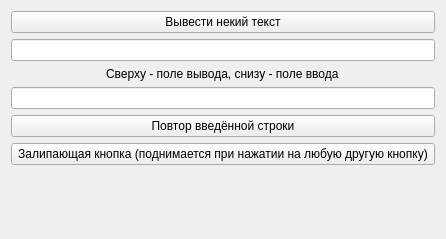
<?xml version="1.0" encoding="UTF-8"?>
<ui version="4.0">
 <class>QtWidgetsApplication1Class</class>
 <widget class="QMainWindow" name="QtWidgetsApplication1Class">
  <property name="geometry">
   <rect>
    <x>0</x>
    <y>0</y>
    <width>446</width>
    <height>239</height>
   </rect>
  </property>
  <property name="windowTitle">
   <string>QtWidgetsApplication1</string>
  </property>
  <widget class="QWidget" name="centralWidget">
   <layout class="QGridLayout" name="gridLayout_2">
    <item row="4" column="0">
     <widget class="QPushButton" name="pushButton_1">
      <property name="text">
       <string>Повтор введённой строки</string>
      </property>
     </widget>
    </item>
    <item row="2" column="0" alignment="Qt::AlignHCenter|Qt::AlignTop">
     <widget class="QLabel" name="label">
      <property name="text">
       <string>Сверху - поле вывода, снизу - поле ввода</string>
      </property>
     </widget>
    </item>
    <item row="6" column="0">
     <spacer name="verticalSpacer">
      <property name="orientation">
       <enum>Qt::Vertical</enum>
      </property>
      <property name="sizeHint" stdset="0">
       <size>
        <width>20</width>
        <height>40</height>
       </size>
      </property>
     </spacer>
    </item>
    <item row="3" column="0">
     <widget class="QLineEdit" name="lineEdit_1"/>
    </item>
    <item row="0" column="0">
     <widget class="QPushButton" name="pushButton">
      <property name="text">
       <string>Вывести некий текст</string>
      </property>
     </widget>
    </item>
    <item row="1" column="0">
     <widget class="QLineEdit" name="lineEdit"/>
    </item>
    <item row="5" column="0">
     <widget class="QPushButton" name="pushButton_2">
      <property name="text">
       <string>Залипающая кнопка (поднимается при нажатии на любую другую кнопку)</string>
      </property>
     </widget>
    </item>
   </layout>
  </widget>
 </widget>
 <layoutdefault spacing="6" margin="11"/>
 <resources>
  <include location="QtWidgetsApplication1.qrc"/>
 </resources>
 <connections/>
</ui>
